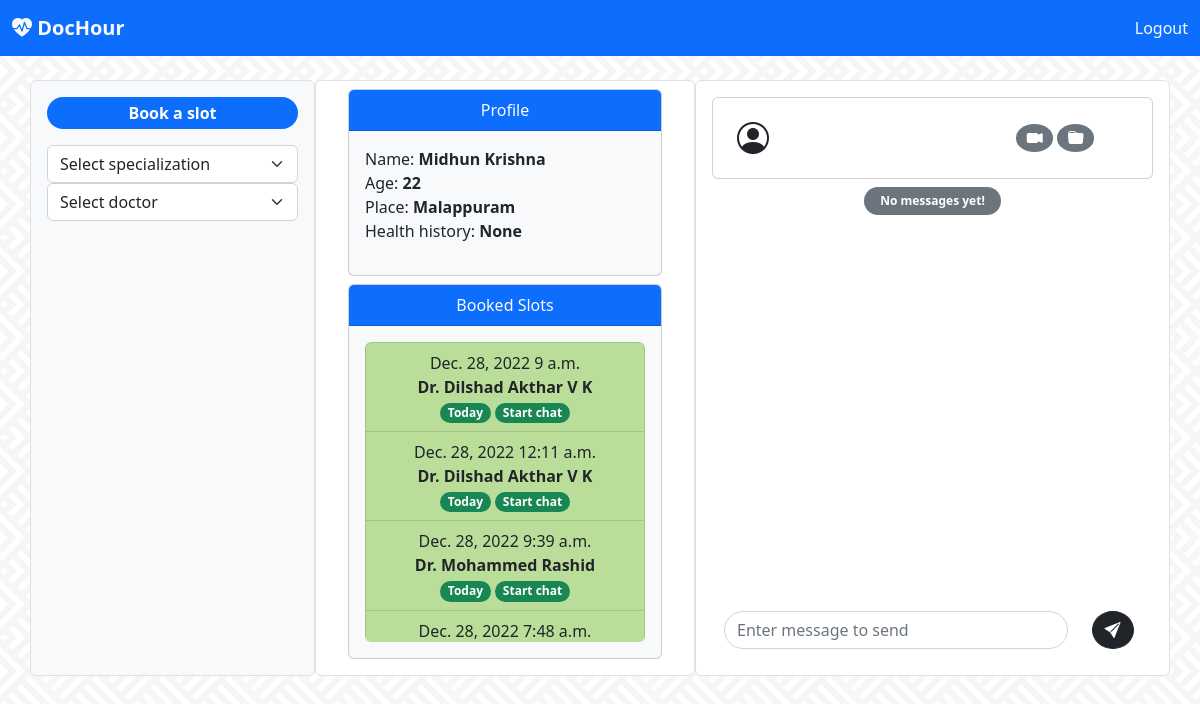
The page /client/client_home/ (signed in) on the database its author committed.
### client/models.py (models this page shows, shortened)
class Client(models.Model):
    user = models.OneToOneField(User, on_delete=models.CASCADE)
    place = models.CharField(max_length=100)
    age = models.IntegerField()
    health_history = models.CharField(max_length=250)

### doctor/models.py (models this page shows, shortened)
class Schedule(models.Model):
    doc = models.ForeignKey(Doctor, on_delete=models.CASCADE)
    date = models.DateField()
    start_time = models.TimeField()
    taken = models.ForeignKey(Client, related_name='taken', on_delete=models.CASCADE, null=True, blank=True)
    confirmed = models.BooleanField(default=False)
    cancelled = models.ForeignKey(Client, related_name='cancelled', on_delete=models.CASCADE, null=True, blank=True)

class Doctor(models.Model):
    user = models.OneToOneField(User, on_delete=models.CASCADE)
    hospital = models.CharField(max_length=120)
    location = models.CharField(max_length=100)
    specialization = models.ForeignKey(Specialization, on_delete=models.CASCADE)

### client/views.py (the view)
# urls.py: url(r'client_home/', views.client_home, name='client_home'),
def client_home(request):
    client = Client.objects.get(user=request.user)
    today = Schedule.objects.filter(taken=client, date = dt.today())
    booked = Schedule.objects.filter(taken=client)
    cancelled = Schedule.objects.filter(cancelled=client)
    spec = Specialization.objects.all()
    return render(request,'client/client-home.html', context={'client': client, 'booked':booked,'cancelled':cancelled, 'spec':spec, 'today': today})

### templates/client/client-home.html (shortened to what this page needs)
<!doctype html>
<html lang="en">
  <head>
    <link rel="stylesheet" href="https://cdn.jsdelivr.net/npm/bootstrap-icons@1.10.2/font/bootstrap-icons.css">
    <link href="https://cdn.jsdelivr.net/npm/bootstrap@5.2.3/dist/css/bootstrap.min.css" rel="stylesheet">
  </head>
  <body style="background-image: url('../../../static/images/bg.webp');background-repeat: repeat; background-position: center; ">
    <nav class="navbar navbar-expand-lg fixed-top bg-primary">
        <div class="container-fluid">
          <div class="collapse navbar-collapse" id="navbarTogglerDemo01">
            <a class="navbar-brand" href="#"><b class="bi bi-heart-pulse-fill text-light">
                DocHour</b></a>
            <div>
                    <a class="nav-link active text-light" aria-current="page" href="{% url 'doctor:user_logout' %}">Logout</a>
            </div>
          </div>
        </div>
      </nav>
      <nav class="navbar bg-light">
        <div class="container-fluid">
          <a class="navbar-brand" href="#">
            <b class="bi bi-heart-pulse-fill text-danger">
            DocHour</b>
          </a>
        </div>
      </nav>
      <br>
      <div class="container">
      <div class="row">
        <div class="col-sm-3 mx-auto p-3 border bg-light rounded">
          <p class="bg-primary rounded-pill text-white text-center p-1"><b>Book a slot</b></p>
          <form action="{% url 'client:client_home_spec' %}" method="post">
          <select class="form-select" aria-label="Default select example" onchange="this.form.submit()" name="spec">
            <option selected>{% if spec_sel %}{{spec_sel}}{% else %} Select specialization {% endif %}</option>
          </select>
        </form>
        <form action="{% url 'client:client_home_doc' %}" method="post">
          <select class="form-select" aria-label="Default select example"  onchange="this.form.submit()" name="doc">
            <option selected>{% if doctor %}{{doctor.user.first_name}} {{doctor.user.last_name}}{% else %} Select doctor {% endif %}</option>
          </select>
        </form>
        <br>
        <ul class="list-group text-start"  style="overflow-y: auto; height:400px">
          <br>
        </ul>
        </div>
        <div class="col-sm-4 mx-auto px-4 py-2 text-center rounded border bg-white" >
          <div class="card mx-2 bg-light">
            <div class="card-header bg-primary text-light">
              Profile
            </div>
          <p class="text-start p-3">
          Name: <b>{{client.user.first_name}} {{client.user.last_name}}</b><br>
          Age: <b> {{client.age}} </b><br>
          Place: <b>{{client.place}} </b><br>
          Health history: <b>{{client.health_history}}</b></p>
          </div>
          <div class="card m-2 bg-light">
            <div class="card-header bg-primary text-light">Booked Slots</div>
              <div class="card-body">
                <ul class="list-group text-start"  style="overflow-y: auto; height:300px">
                  {% for slot in booked %}
                  {% if slot.confirmed %}<li class="list-group-item text-center" style="background-color: rgb(187, 221, 154);">{{slot.date}} {{slot.start_time}} <br> <b>Dr. {{slot.doc.user.first_name}} {{slot.doc.user.last_name}}</b> <br>
                    {% if slot in today%}<span class="badge rounded-pill bg-success">  Today </span>
                    <a href="{% url 'client:client_home_chat' slot.id %}"><span class="badge rounded-pill bg-success">  Start chat </span></a>
                    {% else %}
                    <span class="badge rounded-pill bg-success"> Confirmed by doctor </span>{% endif %}</li>
                  {% else %}<li class="list-group-item text-center"  style="background-color: rgb(228, 233, 182);">{{slot.date}} {{slot.start_time}} <br> <b> Dr. {{slot.doc.user.first_name}} {{slot.doc.user.last_name}}</b> <br> <span class="badge rounded-pill bg-warning text-dark">waiting for confirmation</span></li>
                  {% endif %}
                  {% endfor %}
                  <br>
                </ul>
              </div>
            </div>
      </div>
        <div class="col-sm-5 mx-auto p-3 border bg-white rounded">
            <div class="card mb-2">
                <div class="row  p-3">
                <div class="col-sm-2 text-center my-auto">
                    <i class="bi bi-person-circle fs-2"></i>
                </div>
                <div class="col-sm-9 my-auto">
                  <div class="row">
                    <div class="col-8">
                    </div>
                    <div class="col-4 my-auto">
                      <span class="badge text-bg-secondary rounded-circle fs-6"> <i class="bi bi-camera-video-fill"></i></span>
                      <span class="badge text-bg-secondary rounded-circle fs-6"> <i class="bi bi-folder-fill"></i> </span>
                    </div>
                  </div>
                </div>
                </div>
            </div>
        <div class="px-3" style="overflow-y: auto; height:400px" id="msgbox">
          {% for m in msgs %}
          {% if doctor == 0 %}
          <p class="text-center"><span class="badge bg-secondary p-2 rounded-pill mt-4">{{msgs.0}}</span></p>
          {% else %}
          {% if not m.sender.is_staff %}
          <div class="dropdown text-end">
            <small><small><small>{{m.datetime}}</small></small></small><br>
            <button class="dropdown-toggle bg-dark text-light badge rounded-pill" type="button" data-bs-toggle="dropdown" aria-expanded="false">
              {{m.message}}
            </button>
            <ul class="dropdown-menu text-center text-dark">
              <form action="{% url 'client:delete_msgs' %}" method="post">
                {% csrf_token %}
              <input type="hidden" name="msg" value="{{m.id}}">
              <input type="hidden" name="slot" value="{{slot.id}}">
              <button type="submit" class="btn">Delete message</button>
            </form>
            </ul>
          </div>
            {% else %}
            <div class=""><small><small><small>{{m.datetime}}</small></small></small><br><span class="badge text-bg-secondary  rounded-pill px-3 py-2">{{m.message}}</span></div>
            {% endif %}
            {% endif %}
          {% empty %}
          <p class="text-center"><span class="badge rounded-pill text-bg-secondary px-3 py-2">{% if client %} No messages yet! {% else %} Select a client to start chat. {% endif %}</span></p>
          {% endfor %}
        </div>
        <div class="row mt-4 mx-auto">
          {% if doctor != 0 %}
          <div class="col-10">
            <form action="{% url 'client:client_home_send' %}" method="post">
              <input class="form-control rounded-pill" name="message" type="text" placeholder="Enter message to send" aria-label="Enter message to send" onformchange="this.form.submit(); " autofocus>
          </div>
          <div class="col-2">
              <button type="submit" class="rounded-circle btn btn-dark mr-0"><i class="bi bi-send-fill"></i></button>
          </div>
        {% endif %}
        </div>
        </div>
      </div>
      </div>
  </body>
</html>

### rows shown on the page
Client: user.first_name "Midhun", user.last_name "Krishna", age "22", place "Malappuram", health_history "None"
Schedule: date "Dec. 28, 2022", start_time "9 a.m.", doc.user.first_name "Dilshad", doc.user.last_name "Akthar V K", shows "Today"
Schedule: date "Dec. 28, 2022", start_time "12:11 a.m.", doc.user.first_name "Dilshad", doc.user.last_name "Akthar V K", shows "Today"
Schedule: date "Dec. 28, 2022", start_time "9:39 a.m.", doc.user.first_name "Mohammed", doc.user.last_name "Rashid", shows "Today"
Schedule: date "Dec. 28, 2022", start_time "7:48 a.m."
